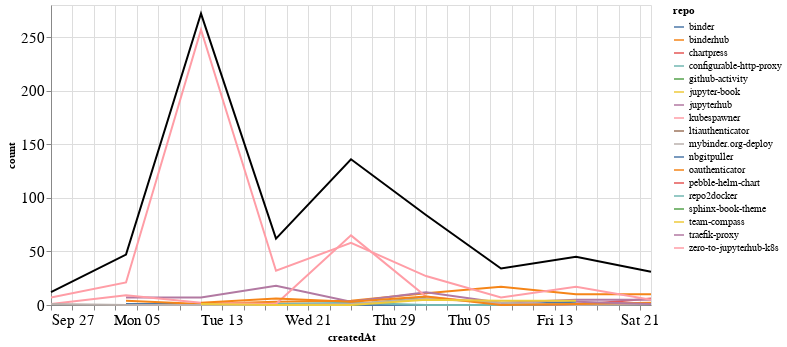

The notebook cell saved with this chart:
### Markdown cell above
## Comments

### Code cell
comments_time = comments.groupby('repo').resample('W', on='createdAt').count()['author'].reset_index()
comments_time = comments_time.rename(columns={'author': 'count'})
comments_time_total = comments_time.groupby('createdAt').agg({"count": "sum"}).reset_index()
ch1 = alt.Chart(comments_time, width=600).mark_line().encode(
    x='createdAt',
    y='count',
    color='repo',
    tooltip="repo"
)

ch2 = alt.Chart(comments_time_total, width=600).mark_line(color="black").encode(
    x='createdAt',
    y='count',
)

ch1 + ch2

### Figure 1 — Vega-Lite specification as saved in the notebook (floating-point values rounded to 4 significant figures)
{"config": {"axisLeft": {"labelFontSize": 15}, "axisBottom": {"labelFontSize": 15}}, "layer": [{"data": {"name": "data-0ff9413886b6f0b80ec00739391f8e24"}, "mark": "line", "encoding": {"color": {"type": "nominal", "field": "repo"}, "tooltip": {"type": "nominal", "field": "repo"}, "x": {"type": "temporal", "field": "createdAt"}, "y": {"type": "quantitative", "field": "count"}}, "width": 600}, {"data": {"name": "data-5fc992d722613c569e83fed8bf0385d6"}, "mark": {"type": "line", "color": "black"}, "encoding": {"x": {"type": "temporal", "field": "createdAt"}, "y": {"type": "quantitative", "field": "count"}}, "width": 600}], "$schema": "https://vega.github.io/schema/vega-lite/v4.8.1.json", "datasets": {"data-0ff9413886b6f0b80ec00739391f8e24": [{"repo": "binder", "createdAt": "2020-10-04T00:00:00", "count": 1}, {"repo": "binder", "createdAt": "2020-10-11T00:00:00", "count": 1}, {"repo": "binder", "createdAt": "2020-10-18T00:00:00", "count": 1}, {"repo": "binder", "createdAt": "2020-10-25T00:00:00", "count": 0}, {"repo": "binder", "createdAt": "2020-11-01T00:00:00", "count": 0}, {"repo": "binder", "createdAt": "2020-11-08T00:00:00", "count": 0}, {"repo": "binder", "createdAt": "2020-11-15T00:00:00", "count": 3}, {"repo": "binderhub", "createdAt": "2020-10-04T00:00:00", "count": 4}, {"repo": "binderhub", "createdAt": "2020-10-11T00:00:00", "count": 1}, {"repo": "binderhub", "createdAt": "2020-10-18T00:00:00", "count": 3}, {"repo": "binderhub", "createdAt": "2020-10-25T00:00:00", "count": 4}, {"repo": "binderhub", "createdAt": "2020-11-01T00:00:00", "count": 11}, {"repo": "binderhub", "createdAt": "2020-11-08T00:00:00", "count": 17}, {"repo": "binderhub", "createdAt": "2020-11-15T00:00:00", "count": 10}, {"repo": "binderhub", "createdAt": "2020-11-22T00:00:00", "count": 10}, {"repo": "chartpress", "createdAt": "2020-11-08T00:00:00", "count": 1}, {"repo": "chartpress", "createdAt": "2020-11-15T00:00:00", "count": 0}, {"repo": "chartpress", "createdAt": "2020-11-22T00:00:00", "count": 6}, {"repo": "configurable-http-proxy", "createdAt": "2020-10-18T00:00:00", "count": 1}, {"repo": "configurable-http-proxy", "createdAt": "2020-10-25T00:00:00", "count": 2}, {"repo": "configurable-http-proxy", "createdAt": "2020-11-01T00:00:00", "count": 0}, {"repo": "configurable-http-proxy", "createdAt": "2020-11-08T00:00:00", "count": 0}, {"repo": "configurable-http-proxy", "createdAt": "2020-11-15T00:00:00", "count": 1}, {"repo": "github-activity", "createdAt": "2020-10-11T00:00:00", "count": 1}, {"repo": "github-activity", "createdAt": "2020-10-18T00:00:00", "count": 0}, {"repo": "github-activity", "createdAt": "2020-10-25T00:00:00", "count": 0}, {"repo": "github-activity", "createdAt": "2020-11-01T00:00:00", "count": 7}, {"repo": "jupyter-book", "createdAt": "2020-10-04T00:00:00", "count": 2}, {"repo": "jupyterhub", "createdAt": "2020-10-04T00:00:00", "count": 7}, {"repo": "jupyterhub", "createdAt": "2020-10-11T00:00:00", "count": 7}, {"repo": "jupyterhub", "createdAt": "2020-10-18T00:00:00", "count": 18}, {"repo": "jupyterhub", "createdAt": "2020-10-25T00:00:00", "count": 3}, {"repo": "jupyterhub", "createdAt": "2020-11-01T00:00:00", "count": 12}, {"repo": "jupyterhub", "createdAt": "2020-11-08T00:00:00", "count": 2}, {"repo": "jupyterhub", "createdAt": "2020-11-15T00:00:00", "count": 5}, {"repo": "jupyterhub", "createdAt": "2020-11-22T00:00:00", "count": 5}, {"repo": "kubespawner", "createdAt": "2020-09-27T00:00:00", "count": 1}, {"repo": "kubespawner", "createdAt": "2020-10-04T00:00:00", "count": 9}, {"repo": "kubespawner", "createdAt": "2020-10-11T00:00:00", "count": 2}, {"repo": "kubespawner", "createdAt": "2020-10-18T00:00:00", "count": 1}, {"repo": "kubespawner", "createdAt": "2020-10-25T00:00:00", "count": 65}, {"repo": "kubespawner", "createdAt": "2020-11-01T00:00:00", "count": 8}, {"repo": "kubespawner", "createdAt": "2020-11-08T00:00:00", "count": 1}, {"repo": "ltiauthenticator", "createdAt": "2020-11-15T00:00:00", "count": 1}, {"repo": "mybinder.org-deploy", "createdAt": "2020-09-27T00:00:00", "count": 1}, {"repo": "mybinder.org-deploy", "createdAt": "2020-10-04T00:00:00", "count": 0}, {"repo": "mybinder.org-deploy", "createdAt": "2020-10-11T00:00:00", "count": 0}, {"repo": "mybinder.org-deploy", "createdAt": "2020-10-18T00:00:00", "count": 0}, {"repo": "mybinder.org-deploy", "createdAt": "2020-10-25T00:00:00", "count": 1}, {"repo": "mybinder.org-deploy", "createdAt": "2020-11-01T00:00:00", "count": 6}, {"repo": "mybinder.org-deploy", "createdAt": "2020-11-08T00:00:00", "count": 2}, {"repo": "mybinder.org-deploy", "createdAt": "2020-11-15T00:00:00", "count": 0}, {"repo": "mybinder.org-deploy", "createdAt": "2020-11-22T00:00:00", "count": 1}, {"repo": "nbgitpuller", "createdAt": "2020-10-04T00:00:00", "count": 3}, {"repo": "oauthenticator", "createdAt": "2020-10-11T00:00:00", "count": 2}, {"repo": "oauthenticator", "createdAt": "2020-10-18T00:00:00", "count": 6}, {"repo": "oauthenticator", "createdAt": "2020-10-25T00:00:00", "count": 3}, {"repo": "oauthenticator", "createdAt": "2020-11-01T00:00:00", "count": 8}, {"repo": "oauthenticator", "createdAt": "2020-11-08T00:00:00", "count": 0}, {"repo": "oauthenticator", "createdAt": "2020-11-15T00:00:00", "count": 1}, {"repo": "oauthenticator", "createdAt": "2020-11-22T00:00:00", "count": 2}, {"repo": "pebble-helm-chart", "createdAt": "2020-11-22T00:00:00", "count": 1}, {"repo": "repo2docker", "createdAt": "2020-09-27T00:00:00", "count": 1}, {"repo": "sphinx-book-theme", "createdAt": "2020-09-27T00:00:00", "count": 2}, {"repo": "team-compass", "createdAt": "2020-10-11T00:00:00", "count": 1}, {"repo": "team-compass", "createdAt": "2020-10-18T00:00:00", "count": 0}, {"repo": "team-compass", "createdAt": "2020-10-25T00:00:00", "count": 0}, {"repo": "team-compass", "createdAt": "2020-11-01T00:00:00", "count": 5}, {"repo": "team-compass", "createdAt": "2020-11-08T00:00:00", "count": 4}, {"repo": "team-compass", "createdAt": "2020-11-15T00:00:00", "count": 4}, {"repo": "traefik-proxy", "createdAt": "2020-11-15T00:00:00", "count": 3}, {"repo": "traefik-proxy", "createdAt": "2020-11-22T00:00:00", "count": 1}, {"repo": "zero-to-jupyterhub-k8s", "createdAt": "2020-09-27T00:00:00", "count": 7}, {"repo": "zero-to-jupyterhub-k8s", "createdAt": "2020-10-04T00:00:00", "count": 21}, {"repo": "zero-to-jupyterhub-k8s", "createdAt": "2020-10-11T00:00:00", "count": 257}, {"repo": "zero-to-jupyterhub-k8s", "createdAt": "2020-10-18T00:00:00", "count": 32}, {"repo": "zero-to-jupyterhub-k8s", "createdAt": "2020-10-25T00:00:00", "count": 58}, {"repo": "zero-to-jupyterhub-k8s", "createdAt": "2020-11-01T00:00:00", "count": 27}, {"repo": "zero-to-jupyterhub-k8s", "createdAt": "2020-11-08T00:00:00", "count": 7}, {"repo": "zero-to-jupyterhub-k8s", "createdAt": "2020-11-15T00:00:00", "count": 17}, {"repo": "zero-to-jupyterhub-k8s", "createdAt": "2020-11-22T00:00:00", "count": 5}], "data-5fc992d722613c569e83fed8bf0385d6": [{"createdAt": "2020-09-27T00:00:00", "count": 12}, {"createdAt": "2020-10-04T00:00:00", "count": 47}, {"createdAt": "2020-10-11T00:00:00", "count": 272}, {"createdAt": "2020-10-18T00:00:00", "count": 62}, {"createdAt": "2020-10-25T00:00:00", "count": 136}, {"createdAt": "2020-11-01T00:00:00", "count": 84}, {"createdAt": "2020-11-08T00:00:00", "count": 34}, {"createdAt": "2020-11-15T00:00:00", "count": 45}, {"createdAt": "2020-11-22T00:00:00", "count": 31}]}}
